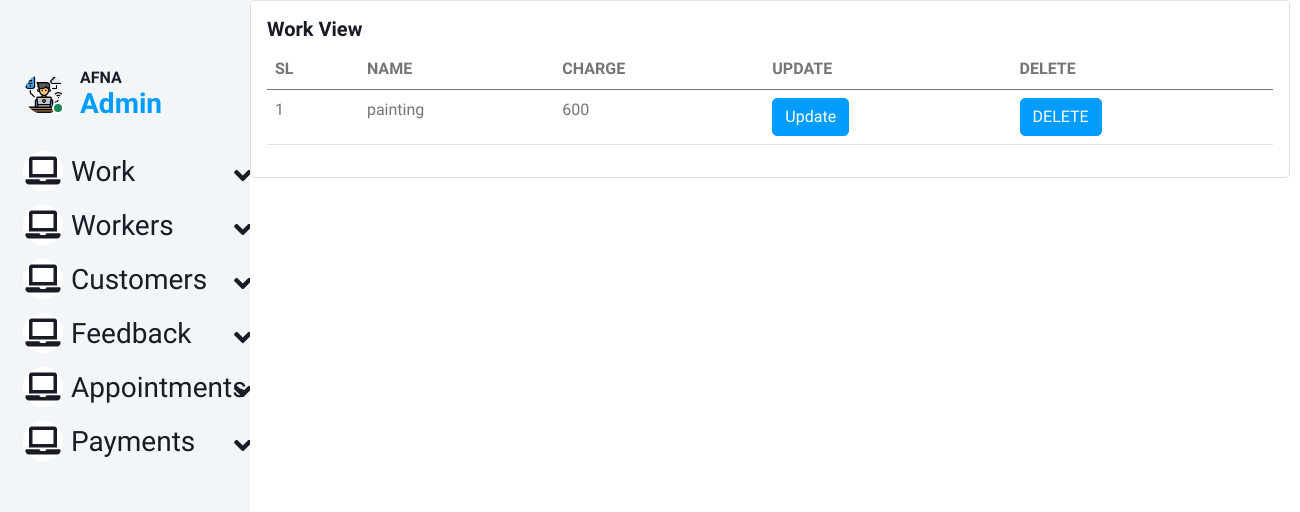
The app's page /work_view, older data.
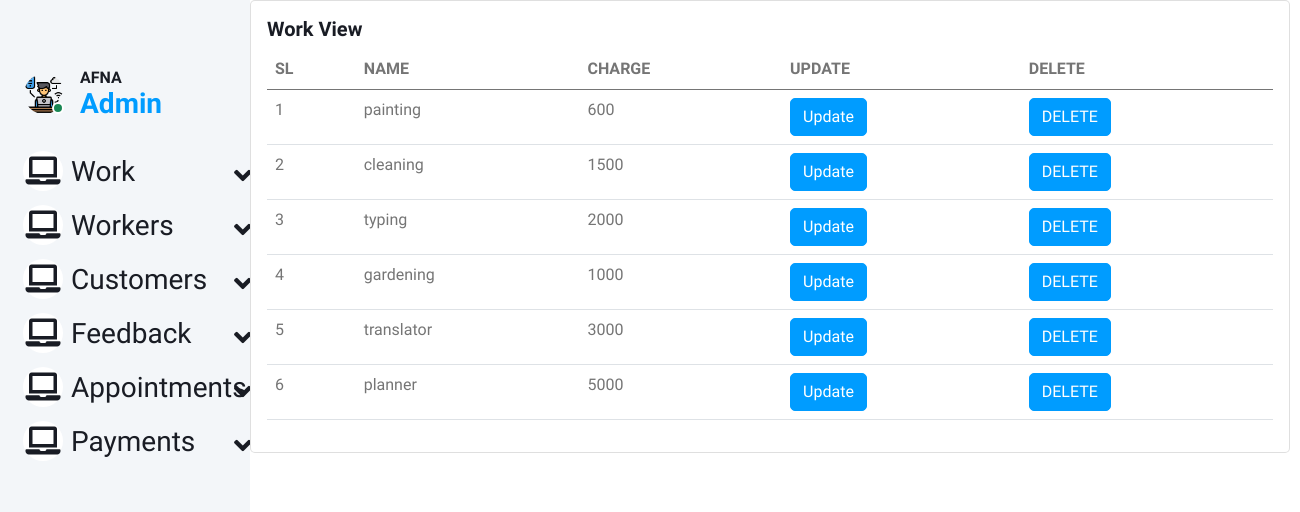
The same page, newer data.
### online_home_service_app/models.py (models this page shows, shortened)
class work(models.Model):
    name = models.CharField(max_length=100)
    charge = models.IntegerField()

### online_home_service_app/views.py (the view)
# urls.py: path("work_view",views.work_view,name="work_view"),
def work_view(request):
    data = work.objects.all()
    return render(request,'admin/work_view.html',{'data':data})

### templates/admin/work_view.html (shortened to what this page needs)
{% extends "admin/admin base.html" %}
{% block content %}
<div class="card" style="width: 65rem;">
  <div class="card-body">
    <h5 class="card-title">Work View</h5>
<table class="table">
  <thead>
    <tr>
      <th scope="col">SL</th>
      <th scope="col">NAME</th>
      <th scope="col">CHARGE</th>
      <th scope="col">UPDATE</th>
      <th scope="col">DELETE</th>
    </tr>
  </thead>
  <tbody>
      {% for i in data %}
    <tr>
      <td>{{forloop.counter}}</td>
      <td>{{i.name}}</td>
        <td>{{i.charge}}</td>
       <td><a href="{% url 'update_work_view' i.id %}" class="btn btn-primary">Update</a> </td>
      <td><a href="{% url 'delete_work_view' i.id %}" class="btn btn-primary">DELETE</a> </td>
    </tr>
{% endfor %}
  </tbody>
  </table>
{% endblock %}

### templates/admin/admin base.html (shortened to what this page needs)
<!DOCTYPE html>
{% load static %}
<html lang="en">
<head>
    <link href="https://cdnjs.cloudflare.com/ajax/libs/font-awesome/5.10.0/css/all.min.css" rel="stylesheet">
    <link href="https://cdn.jsdelivr.net/npm/bootstrap-icons@1.4.1/font/bootstrap-icons.css" rel="stylesheet">
    <link href=" {% static 'static1/assets2/lib/owlcarousel/assets/owl.carousel.min.css' %} " rel="stylesheet">
    <link href=" {% static 'static1/assets2/lib/tempusdominus/css/tempusdominus-bootstrap-4.min.css' %} " rel="stylesheet" />
    <link href=" {% static 'static1/assets2/css/bootstrap.min.css' %} " rel="stylesheet">
    <link href=" {% static 'static1/assets2/css/style.css' %} " rel="stylesheet">
</head>
<body>
    <div class="container-xxl position-relative bg-white d-flex p-0">
        <div class="sidebar pe-4 pb-3">
            <nav class="navbar bg-light navbar-light">
                <a href=" {% static 'index.html' %} " class="navbar-brand mx-4 mb-3">
                    <h3 class="text-primary"><HOME SERVICE</h3>
                </a>
                <div class="d-flex align-items-center ms-4 mb-4">
                    <div class="position-relative">
                        <img class="rounded-circle" src=" {% static 'static1/assets2/img/administrator.png' %} " alt="" style="width: 40px; height: 40px;">
                        <div class="bg-success rounded-circle border border-2 border-white position-absolute end-0 bottom-0 p-1"></div>
                    </div>
                    <div class="ms-3">
                        <h6 class="mb-0">AFNA</h6>
                        <span>Admin</span>
                    </div>
                </div>
                <div class="navbar-nav w-100">
                    <div class="nav-item dropdown">
                        <a href="#" class="nav-link dropdown-toggle" data-bs-toggle="dropdown"><i class="fa fa-laptop me-2"></i>Work</a>
                    </div>
                <div class="navbar-nav w-100">
                    <div class="nav-item dropdown">
                        <a href="#" class="nav-link dropdown-toggle" data-bs-toggle="dropdown"><i class="fa fa-laptop me-2"></i>Workers</a>
                    </div>
                     <div class="navbar-nav w-100">
                    <div class="nav-item dropdown">
                        <a href="#" class="nav-link dropdown-toggle" data-bs-toggle="dropdown"><i class="fa fa-laptop me-2"></i>Customers</a>
                    </div>
                          <div class="navbar-nav w-100">
                    <div class="nav-item dropdown">
                        <a href="#" class="nav-link dropdown-toggle" data-bs-toggle="dropdown"><i class="fa fa-laptop me-2"></i>Feedback</a>
                    </div>
                              <div class="nav-item dropdown">
                        <a href="#" class="nav-link dropdown-toggle" data-bs-toggle="dropdown"><i class="fa fa-laptop me-2"></i>Appointments</a>
                    </div>
                               <div class="nav-item dropdown">
                        <a href="#" class="nav-link dropdown-toggle" data-bs-toggle="dropdown"><i class="fa fa-laptop me-2"></i>Payments</a>
                    </div>
                    </div>
                </div>
            </nav>
        </div>
        <div class="content">
{% block content %}
            {% endblock %}
</body>
</html>

### static/static1/assets2/css/style.css (style rules this page uses)
:root { --primary: #009CFF; --light: #F3F6F9; --dark: #191C24; }
.btn { transition: .5s; }
.btn.btn-primary { color: #FFFFFF; }
.sidebar { position: fixed; top: 0; left: 0; bottom: 0; width: 250px; height: 100vh; overflow-y: auto; background: var(--light); transition: 0.5s; z-index: 999; }
.content { margin-left: 250px; min-height: 100vh; background: #FFFFFF; transition: 0.5s; }
@media (min-width: 992px) { .sidebar { margin-left: 0; } }
@media (min-width: 992px) { .content { width: calc(100% - 250px); } }
.sidebar .navbar .navbar-nav .nav-link { padding: 7px 20px; color: var(--dark); font-weight: 500; border-left: 3px solid var(--light); border-radius: 0 30px 30px 0; outline: none; }
.sidebar .navbar .navbar-nav .nav-link i { width: 40px; height: 40px; display: inline-flex; align-items: center; justify-content: center; background: #FFFFFF; border-radius: 40px; }
.sidebar .navbar .dropdown-toggle::after { position: absolute; top: 15px; right: 15px; border: none; content: "\f107"; font-family: "Font Awesome 5 Free"; font-weight: 900; transition: .5s; }

Row changes from the older to the newer data that the page shows:
added work: name "cleaning", charge "1500"
added work: name "typing", charge "2000"
added work: name "gardening", charge "1000"
added work: name "translator", charge "3000"
added work: name "planner", charge "5000"
